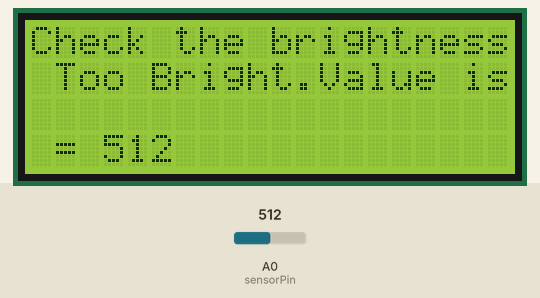
Bench run of a sketch on a simulated Arduino Uno, built with avr-gcc and run on an emulated ATmega328P. On the bench: 20×4 character LCD. The test bench sets the inputs (shaded band); at power-on: A0 (sensorPin) = 512. What the sketch prints to the serial monitor is not drawn.

Above: at 1.2 s.
1.3 s: A0 (sensorPin) set to 414
At 2.5 s:
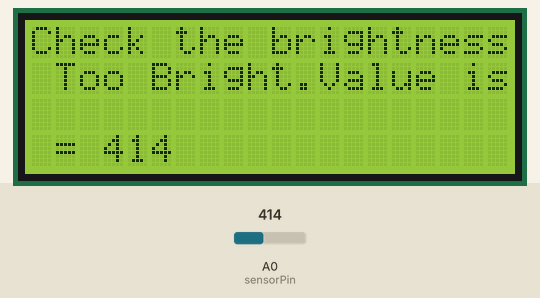
3.0 s: A0 (sensorPin) set to 393
At 3.8 s:
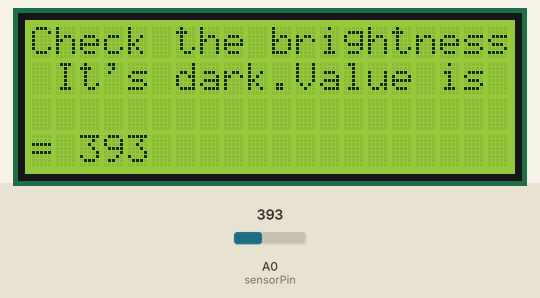
4.6 s: A0 (sensorPin) set to 109
At 5.0 s:
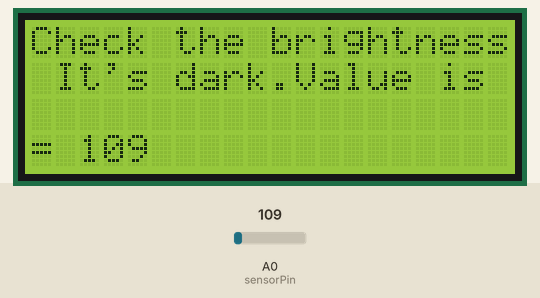
6.2 s: A0 (sensorPin) set to 94
At 7.4 s:
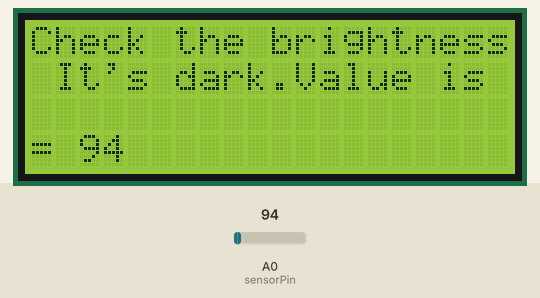
7.9 s: A0 (sensorPin) set to 11
At 8.6 s:
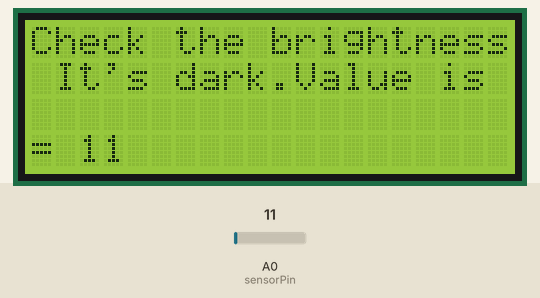
9.5 s: A0 (sensorPin) set to 8
At 11.0 s:
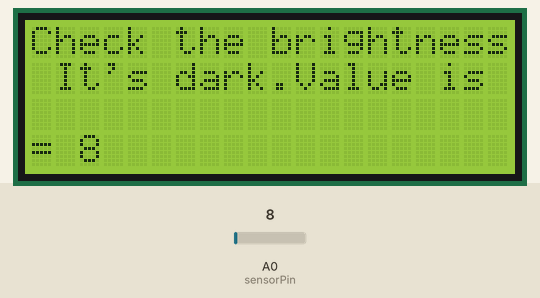
Timing chart, 0 to 12.1 s (numbered marks = the images above; inputs shaded):
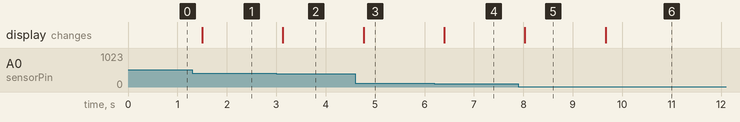

Measured:
- the behaviour switches between 401 and 400 on A0 (sensorPin) (found by bisection; images 1 and 2)
- the behaviour switches between 100 and 99 on A0 (sensorPin) (found by bisection; images 3 and 4)
- the behaviour switches between 10 and 9 on A0 (sensorPin) (found by bisection; images 5 and 6)
- after the input at 1.3 s, the display: changes after 0.20 s (image 1)
- after the input at 3.0 s, the display: changes after 0.14 s (image 2)
- after the input at 4.6 s, the display: changes after 0.17 s (image 3)
- after the input at 6.2 s, the display: changes after 0.20 s (image 4)
- after the input at 7.9 s, the display: changes after 0.13 s (image 5)
- after the input at 9.5 s, the display: changes after 0.16 s (image 6)

The sketch:

LDRSensor.ino
```cpp
#include <LiquidCrystal.h>

int sensorPin = A0;
int sensorValue = 0;

const int rs = 13, en = 12, d4 = 5, d5 = 4, d6 = 3, d7 = 2;
LiquidCrystal lcd(rs, en, d4, d5, d6, d7);


void setup() {
  Serial.begin(9600);

  lcd.begin(20, 4);
  lcd.clear();
  lcd.print("Check the brightness");
}

void loop() {
  sensorValue = analogRead(sensorPin);

  lcd.setCursor(1, 1);
  if(sensorValue <= 400){
    Serial.print("It's dark.Value is = ");
    Serial.println(sensorValue);

    lcd.print("It's dark.Value is = ");
    lcd.println(sensorValue);
  } else if (sensorValue > 400) {
    Serial.print("Too Bright.Value is = ");
    Serial.println(sensorValue);

    lcd.print("Too Bright.Value is = ");
    lcd.println(sensorValue);
  };

  delay(200);
}
```
